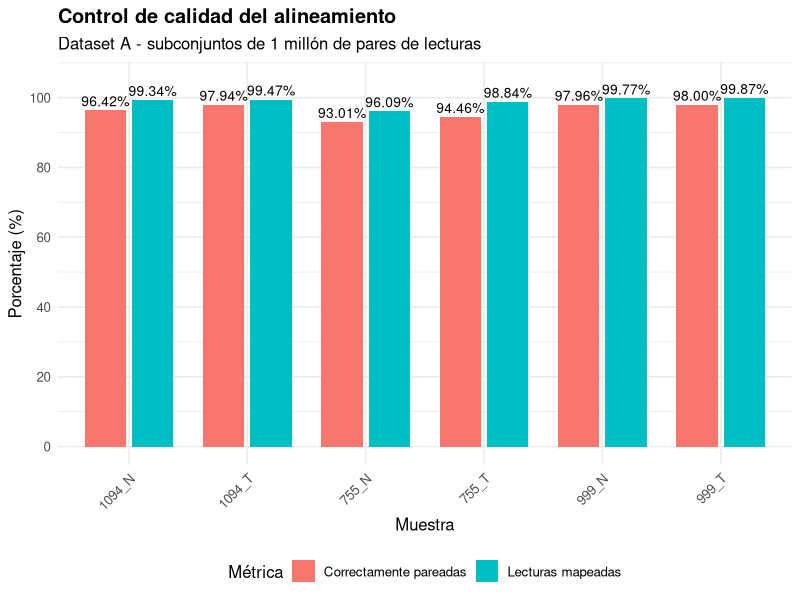
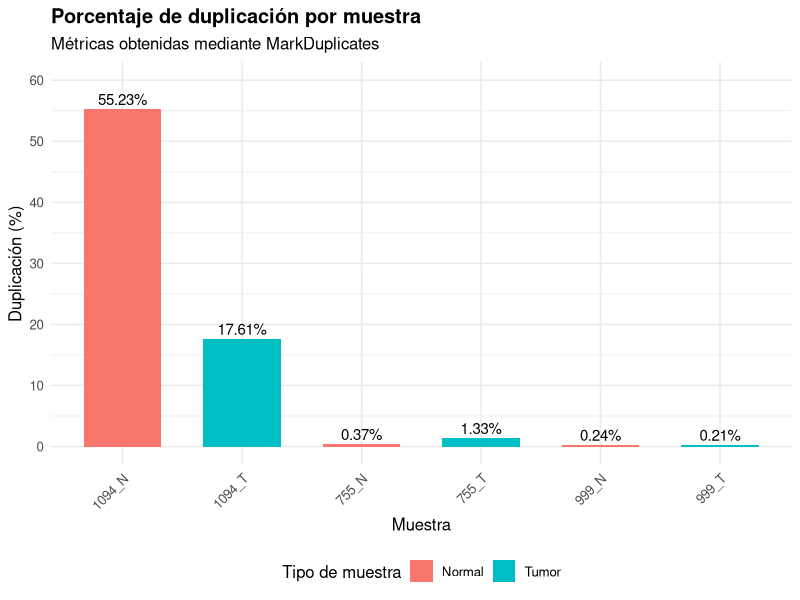
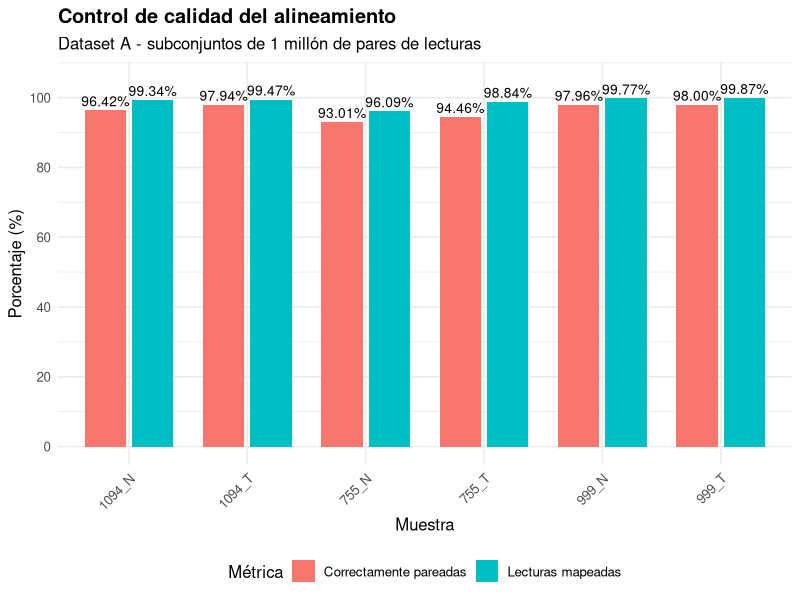
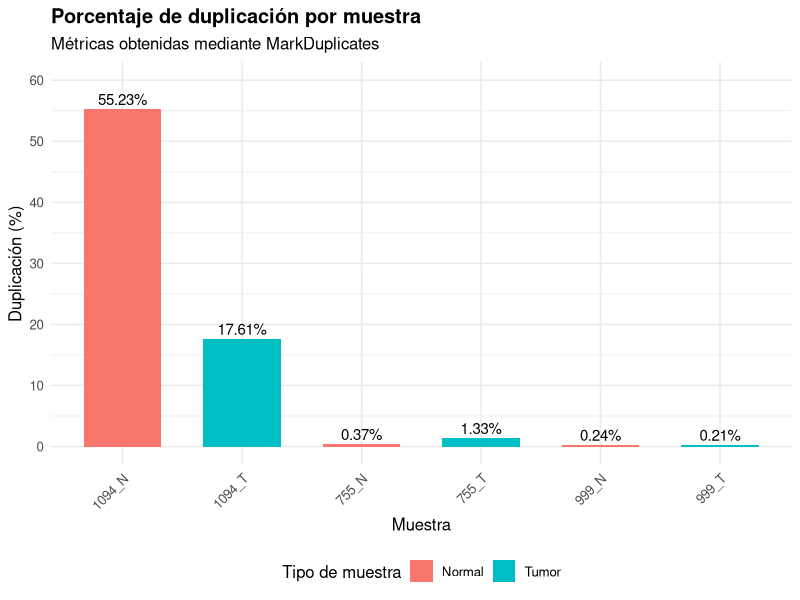

Recreate these plots in R, in order.
library(readr)
library(dplyr)
library(tidyr)
library(ggplot2)

# ============================================================
# BIOINFORMÁTICA I - ENTREGA 3
# QC Dataset A: E-MTAB-11407 / PRJEB50605
# ============================================================

# 1. Cargar datos -----------------------------------------------------------

qc <- read_csv(
  "results/qc/datasetA_alignment_qc.csv",
  show_col_types = FALSE
)

qc <- qc %>%
  mutate(
    sample_type = recode(sample,
                         "N" = "Normal",
                         "T" = "Tumor"),
    sample_id = paste0(patient, "_", sample)
  )

print(qc)


# 2. Preparar porcentajes de alineamiento ----------------------------------

qc_alignment <- qc %>%
  select(
    sample_id,
    pct_mapped,
    pct_properly_paired
  ) %>%
  pivot_longer(
    cols = c(pct_mapped, pct_properly_paired),
    names_to = "metric",
    values_to = "percentage"
  ) %>%
  mutate(
    metric = recode(
      metric,
      "pct_mapped" = "Lecturas mapeadas",
      "pct_properly_paired" = "Correctamente pareadas"
    )
  )


# 3. Figura QC: alineamiento ------------------------------------------------

p_alignment <- ggplot(
  qc_alignment,
  aes(
    x = sample_id,
    y = percentage,
    fill = metric
  )
) +
  geom_col(
    position = position_dodge(width = 0.8),
    width = 0.7
  ) +
  geom_text(
    aes(label = sprintf("%.2f%%", percentage)),
    position = position_dodge(width = 0.8),
    vjust = -0.4,
    size = 3.5
  ) +
  scale_y_continuous(
    limits = c(0, 105),
    breaks = seq(0, 100, 20)
  ) +
  labs(
    title = "Control de calidad del alineamiento",
    subtitle = "Dataset A - subconjuntos de 1 millón de pares de lecturas",
    x = "Muestra",
    y = "Porcentaje (%)",
    fill = "Métrica"
  ) +
  theme_minimal(base_size = 12) +
  theme(
    plot.title = element_text(face = "bold"),
    axis.text.x = element_text(angle = 45, hjust = 1),
    legend.position = "bottom"
  )

print(p_alignment)

ggsave(
  "results/qc/figures/datasetA_alignment_qc.png",
  p_alignment,
  width = 9,
  height = 6,
  dpi = 300
)


# 4. Figura QC: duplicación -------------------------------------------------

p_duplication <- ggplot(
  qc,
  aes(
    x = sample_id,
    y = pct_duplication,
    fill = sample_type
  )
) +
  geom_col(width = 0.65) +
  geom_text(
    aes(label = sprintf("%.2f%%", pct_duplication)),
    vjust = -0.4,
    size = 3.8
  ) +
  scale_y_continuous(
    limits = c(0, 60),
    breaks = seq(0, 60, 10)
  ) +
  labs(
    title = "Porcentaje de duplicación por muestra",
    subtitle = "Métricas obtenidas mediante MarkDuplicates",
    x = "Muestra",
    y = "Duplicación (%)",
    fill = "Tipo de muestra"
  ) +
  theme_minimal(base_size = 12) +
  theme(
    plot.title = element_text(face = "bold"),
    axis.text.x = element_text(angle = 45, hjust = 1),
    legend.position = "bottom"
  )

print(p_duplication)

ggsave(
  "results/qc/figures/datasetA_duplication_qc.png",
  p_duplication,
  width = 9,
  height = 6,
  dpi = 300
)
